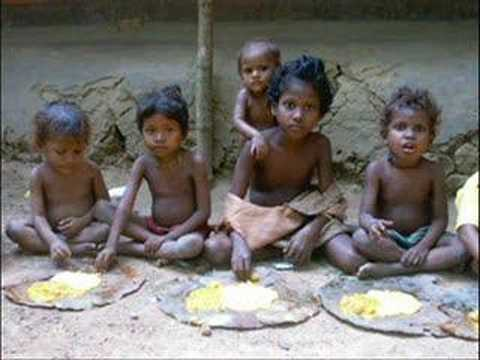
#> input picture pov.png.jpg, 480 x 360 px
$ python face.py
#> lines starting #> are read from the running program, lines starting #| are printed output that depends on the picture; after the words box and inside, x2 and y2 are one past the last pixel; in counts of white or black regions, pixels touching at a corner belong together

import cv2
import sys


face_cascade = cv2.CascadeClassifier('data/haarcascade_frontalface_default.xml')

img = cv2.imread('pov.png.jpg')
#> img is the input picture: shape (360, 480, 3); mean B, G, R 112.5, 116.4, 120
gray = cv2.cvtColor(img, cv2.COLOR_BGR2GRAY)
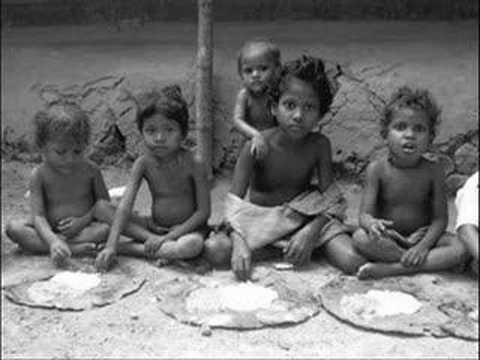
#> gray: shape (360, 480); min 1, max 255, mean 117

faces = face_cascade.detectMultiScale(gray, 1.3, 4)
#> faces = [[132, 109, 56, 56], [270, 84, 56, 56], [380, 104, 57, 57]]

for (x, y, w, h) in faces:
    cv2.rectangle(img, (x, y), (x+w, y+h), (255, 0, 0), 2)
#> this loop made 3 passes
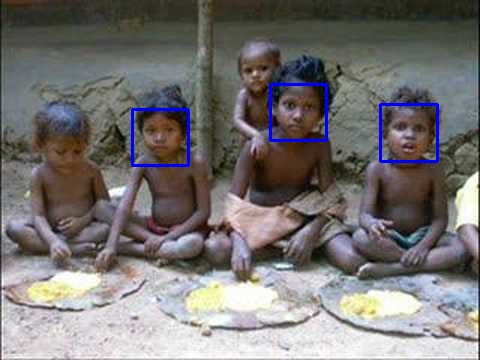
#> img: shape (360, 480, 3); 1.17% of pixels changed, all inside (x1, y1, x2, y2) = (131, 83, 439, 167)

cv2.imshow('img', img)
cv2.waitKey()

$ run again, with image.webp saved as pov.png.jpg
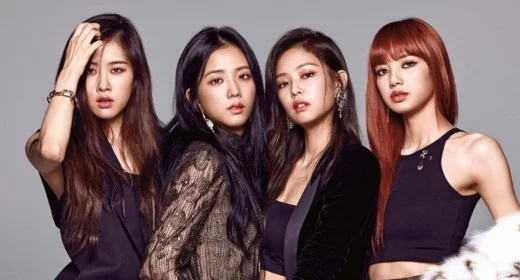
#> input picture image.webp, 520 x 280 px
#> img is the input picture: shape (280, 520, 3); mean B, G, R 102.3, 101, 122.3
#> `gray = cv2.cvtColor(img, cv2.COLOR_BGR2GRAY)`:
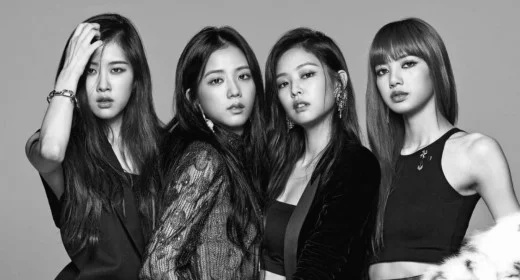
#> gray: shape (280, 520); min 1, max 255, mean 107.6
#> faces = [[72, 45, 68, 68], [196, 52, 69, 69], [265, 53, 68, 68], [364, 43, 69, 69]]
#> the loop `for (x, y, w, h) in faces:` made 4 passes
#> after the loop `for (x, y, w, h) in faces:`:
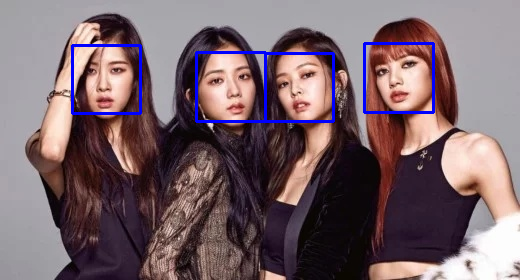
#> img: shape (280, 520, 3); 2.1% of pixels changed, all inside (x1, y1, x2, y2) = (71, 42, 435, 123)
